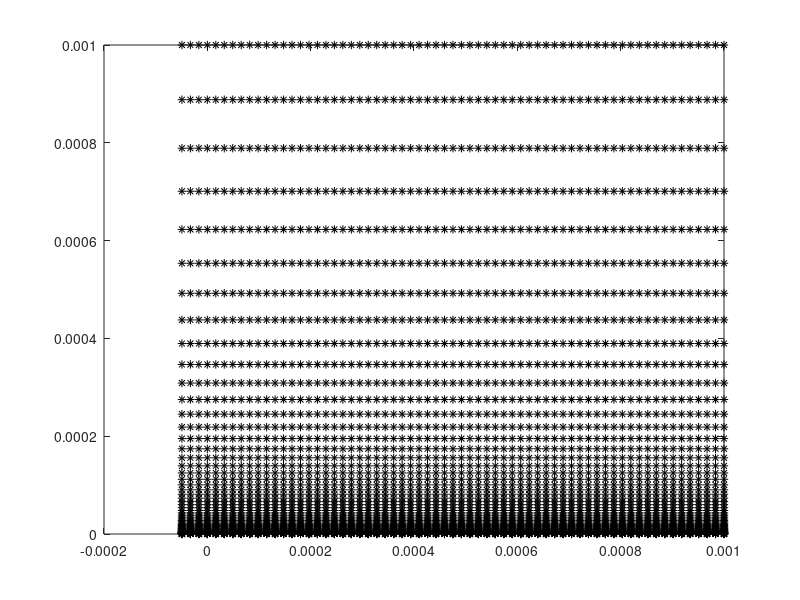

This chart was generated by the following MATLAB code: (Note: this script raises an error after producing the figure.)
% -------------------------------------------------------------------------
%
%                          FV2D Mesh Generator
%   Creates geometry and data structures necessary for FV2D Euler solver
%                       
%                     AA 214C, Stanford University
%                       Jacob Crabill  4/21/2014
% -------------------------------------------------------------------------
clear all;

%% ------------------------------------------------------------------------
% Mesh Parameters
% -------------------------------------------------------------------------
plotmesh = true;

% Mesh File Name
meshFile = 'mesh/FlatPlate_Fine';

% Wall-Plus-Bump (true) or flow past wedge (false)
bumpMesh = false;

% Supersonic or no?
supersonic = false;

% Viscous or inviscid?
viscous = true;

% Top/Bottom surface is slip wall (true) or inlet/outlet (false)?
topWall = true;
btmWall = true;

% Overall dimensions
xmin = 0;
ymin = 0;
xmax = .001;
ymax = .001;

% Near-wall fine-mesh params
% -- MacCormack's Mesh --
dymin = 4.4608*10^-7;
yfm = 6E-5; % note: Exact delta value at L/2: 4.461*10^-5
nc_fm = 21; % # of cells in near-wall mesh

% -- flat plate 2 --
% dymin = 9*10^-7;
% yfm = 9*10^-5;
% -- flat plate 3 --
% dymin = 9*10^-7;
% yfm = 2*10^-4;
% nc_fm = 32;
% -- flat plate 3 --
dymin = 1*10^-7;
yfm = 6*10^-5;
nc_fm = 40;

% -- TESTING --
% xmax = 10;
% ymax = 10;
% dymin = 1;
% yfm = 4;
% nc_fm = 5;

% Number of CELLS in mesh (NOT vertices)
nx = 64;
ny = 64;

%% ------------------------------------------------------------------------
% Mesh Generation
% -------------------------------------------------------------------------
% Begin with Cartesian grid, [xi,eta] in range [0,1]
% Scale accordingly to create stretched grid with bump
disp('  Beginning mesh generation...');

% ------------------------------------------
% Create the Mesh
% ------------------------------------------
% Create Cartesian domain with proper # of cells
dxi = 1/nx;
deta = 1/ny;
[XI,ETA] = meshgrid(0:dxi:1,0:deta:1);

% plate stars at xmin (0), with 3 slip-wall cells ahead of plate
nx_plate = nx-3;
nv_plate = nx_plate+1;
dx = xmax/nx_plate;
xmin = -3*dx;
X = XI*(xmax-xmin) + xmin;

% ----------------- Scale the Mesh the McCormack Way -----------------
ymin = 0;
eta1 = linspace(0,1,nc_fm)';

% Scale the near-wall grid by varying gammaY1 until parameters are met
gammaY1 = 3;
Yfm = (yfm-ymin)*(1/(1-exp(gammaY1)))*(1-exp(gammaY1*eta1))+ymin;
Y_1 = Yfm(2)-Yfm(1);  % note that Yfm(1) should be 0

if Y_1 > dymin
    while Y_1 > dymin
        gammaY1 = gammaY1 + .01;
        Yfm = (yfm-ymin)*(1/(1-exp(gammaY1)))*(1-exp(gammaY1*eta1))+ymin;
        Y_1 = Yfm(2)-Yfm(1);
    end
else
    while Y_1 < dymin
        gammaY1 = gammaY1 - .01;
        Yfm = (yfm-ymin)*(1/(1-exp(gammaY1)))*(1-exp(gammaY1*eta1))+ymin;
        Y_1 = Yfm(2)-Yfm(1);
    end
    gammaY1 = gammaY1 + .01;
end
ETA1 = repmat(eta1,[1,nx+1]);
Yfm = (yfm-ymin)*(1/(1-exp(gammaY1)))*(1-exp(gammaY1*ETA1))+ymin;

% Set outer region params
dymin_cm = Yfm(nc_fm,1)-Yfm(nc_fm-1,1); % height of last cell in fine mesh
nc_cm = ny+1 - nc_fm + 1;
eta2 = linspace(0,1,nc_cm)';

% Scale the outer mesh by varying gammaY2 until params are met
gammaY2 = 1;
Ycm = (ymax-yfm)*(1/(1-exp(gammaY2)))*(1-exp(gammaY2*eta2))+yfm;
Y_2 = Ycm(3)-Ycm(2);

if Y_2 > dymin_cm
    while Y_2 > dymin_cm
        gammaY2 = gammaY2 + .01;
        Ycm = (ymax-yfm)*(1/(1-exp(gammaY2)))*(1-exp(gammaY2*eta2))+yfm;
        Y_2 = Ycm(2)-Ycm(1);
    end
else
    while Y_2 < dymin_cm
        gammaY2 = gammaY2 - .01;
        Ycm = (ymax-yfm)*(1/(1-exp(gammaY2)))*(1-exp(gammaY2*eta2))+yfm;
        Y_2 = Ycm(2)-Ycm(1);
    end
    gammaY2 = gammaY2 + .01;
end
ETA2 = repmat(eta2,[1,nx+1]);
Ycm = (ymax-yfm)*(1/(1-exp(gammaY2)))*(1-exp(gammaY2*ETA2))+yfm;

Y(1:nc_fm,:) = Yfm;
Y(nc_fm:ny+1,:) = Ycm;

% Bump!
% Shift the bump up
if bumpMesh
    deltaY = .00002;
    nx_L = 10;
    nx_R = 20;
    xbumpL = X(1,nx_L);
    xbumpR = X(1,nx_R);
    L = xbumpR-xbumpL;
    a = -4*deltaY/(L^2);
    b = -a*L;
    Y(:,nx_L:nx_R) = Y(:,nx_L:nx_R) + ((ymax-Y(:,nx_L:nx_R))/ymax).*(a*(X(:,nx_L:nx_R)-xbumpL).^2 + b*(X(:,nx_L:nx_R)-xbumpL));
end

% Show the mesh vertices
if plotmesh
    plot(X,Y,'k*');
end

% ------------------------------------------
% Setup Mesh Data Storage
% ------------------------------------------
xv = zeros((nx+1)*(ny+1),2);
c2v = zeros(nx*ny,4);
c2nf = ones(nx*ny,1)*4;

% Setup Vertices
nv = 0;
for j=1:(ny+1)
    for i=1:(nx+1)
        nv = nv + 1;
        xv(nv,:) = [X(j,i),Y(j,i)];
    end
end

% Setup Cells
nc = 0;
for i=1:nx
    for j=1:ny
        nc = nc + 1;
        c2v(nc,1) = (j-1)*(nx+1)+i;
        c2v(nc,2) = (j-1)*(nx+1)+i+1;
        c2v(nc,3) = j*(nx+1)+i+1;
        c2v(nc,4) = j*(nx+1)+i;
    end
end
n_cells = size(c2v,1);

% ------------------------------------------
% Setup Boundaries, BC's
% ------------------------------------------
% 1 = subsonic inlet
% 2 = subsonic outlet
% 3 = supersonic inlet
% 4 = supersonic outlet
% 5 = slip wall
% 6 = isothermal no-slip wall
% 7 = adiabatic no-slip wall
n_bnds = 5;
bounds = cell(5);

bounds{1}.name = 'inlet';
bounds{2}.name = 'outlet';
bounds{3}.name = 'top';
bounds{4}.name = 'wall';
bounds{5}.name = 'symmetry'; % pre-leading edge btm srfc

if supersonic
    bounds{1}.tag = 3;  % Inlet
    bounds{2}.tag = 4;  % Outlet
    if topWall
        bounds{3}.tag = 5;  % Top / 'Freestream'
    else
        bounds{3}.tag = 3;  % Top / 'Freestream'
    end
else
    bounds{1}.tag = 1;  % Inlet
    bounds{2}.tag = 2;  % Outlet
    if topWall
        bounds{3}.tag = 5;  % Top / 'Freestream'
    else
        bounds{3}.tag = 1;  % Top / 'Freestream'
    end
end

% Bottom / Wall

if btmWall
    if viscous
        %btmBC = 6;  % Isothermal Wall
        btmBC = 7;  % Adiabatic Wall
    else
        btmBC = 5;  % Slip Wall
    end
    btmBC2 = 5;
else
    if supersonic
        btmBC = 4;
        btmBC2 = 4;
    else
        btmBC = 2;
        btmBC2 = 2;
    end
end

bounds{4}.tag = btmBC;  % adiabatic wall
bounds{5}.tag = btmBC2; % slip wall / symmetry plane

bounds{1}.pts = 1:(nx+1):((nx+1)*ny+1);
bounds{2}.pts = (nx+1):(nx+1):((nx+1)*(ny+1));
bounds{3}.pts = (1:(nx+1))+ny*(nx+1);
bounds{4}.pts = 4:(nx+1); % flat plate
bounds{5}.pts = 1:4;      % symmetry ahead of plate

%% ------------------------------------------------------------------------
% Mesh Pre-Processing
% -------------------------------------------------------------------------
% To be done on any mesh that comes in (not just generated in-place)
% ------------------------------------------
% Setup Edges
% ------------------------------------------
max_nf = max(c2nf);
e2v = zeros(nx*ny*max_nf,2);
e2c1 = -1*ones(nx*ny*max_nf,1);
c2e1 = -1*ones(nx*ny*max_nf,1);
c2e = -1*ones(nx*ny*max_nf,2);

ne = 0;
for ic = 1:n_cells
    for k=1:c2nf(ic)
        if k == c2nf(ic)
            kp = 1;
        else
            kp = k + 1;
        end
        ne = ne + 1;
        e2v(ne,:) = c2v(ic,[k,kp]);
        e2c1(ne) = ic;
        c2e1(ic,k) = ne;
    end
end

e2v1 = sort(e2v,2);
% ia = indicies of the first unique row in e2v1
% iE = indicies of e2v which map to each row of e2v1
[e2v,~,iE] = unique(e2v1,'rows');

% ------------------------------------------
% Setup Internal & Boundary Edge Lists
% ------------------------------------------
e2c = zeros(size(e2v));
bnde = zeros(length(e2v),1);  % boundary interfaces
inte = zeros(length(e2v),1);  % internal interfaces
bc = zeros(length(e2v),1);    % boundary conditions
n_bnd_edges = 0; n_int_edges = 0; n_edges = length(e2v);
for i=1:size(iE,1)
    if iE(i) ~= -1
        ie = find(iE==iE(i));
        if length(ie) > 2
            error(['More than 2 cells for edge ',i]);
        elseif length(ie) == 2
            % internal edge which has not yet been added
            %e2c(iE(i),:) = [e2c1(ie(1)),e2c1(ie(2))];
            n_int_edges = n_int_edges + 1;
            inte(n_int_edges) = iE(i);
        elseif length(ie) == 1
            % boundary edge
            for k = 1:n_bnds
                ib1 = find(bounds{k}.pts == e2v(iE(i),1));
                ib2 = find(bounds{k}.pts == e2v(iE(i),2));
                if numel(ib1) > 0 && numel(ib2) > 0
                    n_bnd_edges = n_bnd_edges + 1;
                    bnde(n_bnd_edges) = iE(i);
                    bc(n_bnd_edges) = bounds{k}.tag;
                    break;
                end
            end
        end
        iE(iE==iE(i)) = -1;
    end
end
% adding in ghost cells
n_ghost_cells = n_bnd_edges;
n_cells_total = n_cells+n_ghost_cells;

% ------------------------------------------
% Setup Edge Normals
% ------------------------------------------
unorm = zeros(n_edges,2);
dA = zeros(n_edges,1);
for ie=1:n_edges
    dx = xv(e2v(ie,2),1) - xv(e2v(ie,1),1);
    dy = xv(e2v(ie,2),2) - xv(e2v(ie,1),2);
    theta = atan2(dy,dx);
    S = sin(theta); C = cos(theta);
    dA(ie) = sqrt(dx^2+dy^2);
    unorm(ie,:) = [S,-C]; % n_hat to 'right' of edge looking from 1-2
end

% ------------------------------------------
% Setup Cell-To-Edge
% ------------------------------------------
% Also Match cell OUTWARD normal direction to edge normal direction (+/- 1)
% Since edge normal points to 'right' of edge, outward normal corresponds
% to c2v(ic,i) < c2v(ic,i+1)  [CCW ordering]
c2n = zeros(n_cells_total,max_nf);
for ic = 1:n_cells
    for j = 1:max_nf
        if j>c2nf(ic)
            %c2e(ic,j) = n_edges+1; % this ain't gonna work
            error('triangles not yet working, sorry!');
        else
            jp1 = j+1;
            if j==c2nf(ic), jp1=1; end;

            if c2v(ic,j) < c2v(ic,jp1)
                c2n(ic,j) = 1;
                edge = [c2v(ic,j),c2v(ic,jp1)];
            else
                c2n(ic,j) = -1;
                edge = [c2v(ic,jp1),c2v(ic,j)];
            end

            ie1 = find(e2v(:,1)==edge(1));
            ie2 = find(e2v(ie1,2)==edge(2));
            if length(ie2) > 1
                error('Edge appears more than twice in e2v!');
            elseif numel(ie2) == 0
                error('Cell edge not found in e2v!');
            end
            ie = ie1(ie2);
            if ie < 0
                error('invalid edge number!');
            end
            c2e(ic,j) = ie;

            if c2n(ic,j) > 0
                e2c(ie,1) = ic;
            else
                e2c(ie,2) = ic;
            end
        end
    end
end

% ------------------------------------------
% Cleanup - Remove Padding from all arrays
% ------------------------------------------
% c2n, unorm sizes set properly to begin with
if length(c2e) > n_cells
    c2e(n_cells+1:length(c2e),:) = [];
end
if length(c2v) > n_cells
    c2v(n_cells+1:length(c2v),:) = [];
end
if length(e2c) > n_edges
    e2c(n_edges+1:length(e2c),:) = [];
end
if length(e2v) > n_edges
    e2v(n_edges+1:length(e2v),:) = [];
end
if length(bnde) > n_bnd_edges
    bnde(n_bnd_edges+1:length(bnde),:) = [];
end
if length(inte) > n_int_edges
    inte(n_int_edges+1:length(inte),:) = [];
end

% Throw in ghost cells, as well, to c2e (remaining 'ghost edges' to be
% added later)
c2e = [c2e; zeros(n_ghost_cells,4)];
c2e((n_cells+1):n_cells_total,1) = bnde;

% ------------------------------------------
% Finalize Boundary Edges
% ------------------------------------------
% Set ghost-cell index, and set interior cell to be on "left" of edge. Also
% adjust c2n accordingly. If g.c. already on right, just assign it an ID.
for ie = 1:n_bnd_edges
    if e2c(bnde(ie),1) == 0
        e2c(bnde(ie),:) = fliplr(e2c(bnde(ie),:)); % set g.c. to right side
        e2c(bnde(ie),2) = n_cells+ie;                  % assign g.c. index
        unorm(bnde(ie),:) = - unorm(bnde(ie),:);       % flip edge normal
        ic = e2c(bnde(ie),1);
        lfid = find(c2e(ic,:)==bnde(ie));    % find local face id within cell
        if isempty(lfid) 
            error('edge touches cell but cell does not have that edge!')
        end
        c2n(ic,lfid) = -c2n(ic,lfid);  % flip cell normal
    else
        e2c(bnde(ie),2) = n_cells+ie;  % assign ghost cell index
    end
	c2n(e2c(bnde(ie),2),1) = -1;    % reverse g.c. normal (since pointing into cell)
end

% ------------------------------------------
% Setup Ghost Cells
% ------------------------------------------
% Ghost cells always on 'right' of boundary edges
e2c(bnde,2) = n_cells + (1:n_bnd_edges)';
gc2v = zeros(n_ghost_cells,4);
gc2v(:,1:2) = e2v(bnde,:);

% ------------------------------------------
% Setup Cell-To-Cell
% ------------------------------------------
c2c = zeros(n_cells_total,max_nf);

ic = (1:n_cells)';
for j = 1:max_nf
    % Get the neighboring cell (index of each row of e2c != each ic)
    ICN = e2c(c2e(ic,j),:);
    ICN1 = find((ICN(:,1)-ic)~=0);
    ICN2 = find((ICN(:,2)-ic)~=0);
    ic2 = zeros(size(ic));
    ic2(ICN1) = ICN(ICN1,1);
    ic2(ICN2) = ICN(ICN2,2);

    ic1 = ic(ic2~=0);  % 'main' cell  (cell "i")
    ic2 = ic2(ic2~=0); % neighboring cell  (cell "j")
    
    c2c(ic1,j) = ic2;
end

% Take care of ghost cells - find interior cell neighbor.  This will be the
% first cell listed in 'c2c'
for ic=1:n_ghost_cells
    ic1 = e2c(bnde(ic),:);
    ic1 = ic1(ic1~=(ic+n_cells));
    c2c(ic+n_cells,1) = ic1;
end

% Take care of neighboring ghost cells (each g.c. has 1 or 2 neighbors).
% These will be the 2nd and 3rd entried in 'c2c'
c2nf = [c2nf; ones(n_ghost_cells,1)];
gc2v = gc2v(:,1:2);
for ic=1:n_ghost_cells
    [ic1,~] = find(gc2v==gc2v(ic,1));
    [ic2,~] = find(gc2v==gc2v(ic,2));
    if length(ic1) == 2
        ic1 = ic1(ic1~=ic);
        if c2c(ic+n_cells,1) ~= c2c(ic1+n_cells,1)
            c2nf(n_cells+ic) = c2nf(n_cells+ic) + 1;
            c2c(n_cells+ic,c2nf(n_cells+ic)) = ic1+n_cells;
        end
    end
    if length(ic2) == 2
        ic2 = ic2(ic2~=ic);
        if c2c(ic+n_cells,1) ~= c2c(ic2+n_cells,1)
            c2nf(n_cells+ic) = c2nf(n_cells+ic) + 1;
            c2c(n_cells+ic,c2nf(n_cells+ic)) = ic2+n_cells;
        end
    end
end

% Setup remaining ghost cell vertices
% Extrapolate along edge normal by distance equal to interior cell's width
%   2               1
%   X ============= X  <-- existing boundary edge & points
%   |               | 
%   |               | 
%   |       o       | 
%   |               | 
%   |               | 
%   x ------------- x  <-- ghost points created through extrapolation
%   3               4
gc2v = [gc2v,zeros(size(gc2v))];
gcxv = zeros(n_ghost_cells*2,2);
nv = 0;
for ic = 1:n_ghost_cells
    icn = c2c(n_cells+ic,1); % neighboring interior cell
    % find out which face of interior cell matches ghost cell
    i_face = find(c2c(icn,:) == n_cells+ic);
    if i_face == c2nf(icn)
        jfp = 1;
    else
        jfp = i_face + 1;
    end
    if i_face == 1
        jfm = c2nf(icn);
    else
        jfm = i_face - 1;
    end
    
    % see if existing nodes (1-2) are CW or CCW as seen from g.c. center
    gxv1 = xv(e2v(bnde(ic),1),:);
    gxv2 = xv(e2v(bnde(ic),2),:);
    
    xyc = (gxv1 + gxv1)/2 + unorm(bnde(ic),:);
    dx1 = [gxv1 - xyc, 0];
    dx2 = [gxv1 - xyc, 0];
    if cross(dx1,dx2) > 0   % already in CCW order
        gc2v(ic,3) = nv+1;
        gcxv(nv+1,:) = gxv2 + unorm(bnde(ic),:)*dA(c2e(icn,jfm));
        gc2v(ic,4) = nv+2;        
        gcxv(nv+2,:) = gxv1 + unorm(bnde(ic),:)*dA(c2e(icn,jfp));
    else                    % not in CCW order - flip
        gc2v(ic,1:2) = fliplr(gc2v(ic,1:2));
        gc2v(ic,3) = nv+1;
        gcxv(nv+1,:) = gxv1 + unorm(bnde(ic),:)*dA(c2e(icn,jfm));
        gc2v(ic,4) = nv+2;        
        gcxv(nv+2,:) = gxv2 + unorm(bnde(ic),:)*dA(c2e(icn,jfp));
    end 
    nv = nv + 2;    
end

% Merge ghost-cell vertices which should be shared between cells
GXV = inf*ones(size(gcxv));
gvtag = zeros(n_ghost_cells,2);
nv = 0;
for ic = 1:n_ghost_cells
    gv1 = gc2v(ic,1);
    gv2 = gc2v(ic,2);
    icn1 = find(gc2v(:,2)==gv1);
    icn2 = find(gc2v(:,1)==gv2);
    
    % for point 1, need to merge point 4 with point 3 of cell icn1
    % (If not done so already)
    % Also, is cell icn1 actually a neighbor, or is it around a corner?
    if ~isempty(icn1) && ~isempty(find(c2c(ic+n_cells,:)==icn1+n_cells, 1))
        if gvtag(icn1,1)<1 && gvtag(ic,2)<1
            gv4 = gc2v(ic,4);
            gv3 = gc2v(icn1,3);
            GXV(nv+1,:) = (gcxv(gv3,:)+gcxv(gv4,:))/2;
            gc2v(ic,4) = nv+1;
            gc2v(icn1,3) = nv+1;
            nv = nv + 1;
            % Mark the nodes as merged so we don't repeat the process
            gvtag(icn1,1) = 1;  % 1 / 2 corresponds to node 3 / 4 of cell
            gvtag(ic,2) = 1;            
        end
    else
        gv4 = gc2v(ic,4);
        GXV(nv+1,:) = gcxv(gv4,:);
        gc2v(ic,4) = nv+1;
        gvtag(ic,2) = 1;
        nv = nv + 1;
    end
    
    % for point 2, need to merge point 3 with point 4 of cell icn2
    % Also, is cell icn2 actually a neighbor, or is it around a corner?
    if ~isempty(icn2) && ~isempty(find(c2c(ic+n_cells,:)==icn2+n_cells, 1))
        if gvtag(icn2,2)<1 && gvtag(ic,1)<1
            gv4 = gc2v(icn2,4);
            gv3 = gc2v(ic,3);
            GXV(nv+1,:) = (gcxv(gv3,:)+gcxv(gv4,:))/2;
            gc2v(ic,3) = nv+1;
            gc2v(icn2,4) = nv+1;
            nv = nv + 1;
            % Mark the nodes as merged so we don't repeat the process
            gvtag(ic,1) = 1;
            gvtag(icn1,2) = 1; 
        end
    else
        % Keep the vertex as-is in the current ghost cell
        gv3 = gc2v(ic,3);
        GXV(nv+1,:) = gcxv(gv3,:);
        gc2v(ic,3) = nv+1;
        gvtag(ic,1) = 1;
        nv = nv + 1;
    end
end
% Convert ghost vertex indices to full-vertex-list indices
n_verts = length(xv);
gc2v(:,3:4) = gc2v(:,3:4) + n_verts;
% Trim down GXV to only final (merged) vertices
n_ghost_verts = nv;
n_verts_total = n_verts + n_ghost_verts;
GXV(nv+1:length(GXV),:) = [];

% ------------------------------------------
% Get list of ghost-cell edges & related info
% ------------------------------------------
ge2v = zeros(n_ghost_cells*3,2);
ge2c1 = zeros(n_ghost_cells*3,2);
gc2e1 = zeros(n_ghost_cells,3); % skipping bnde edges (already have 'em)

ne = 0;
for ic = 1:n_ghost_cells
    ne = ne + 1;
    ge2v(ne,:) = gc2v(ic,2:3);
    gc2e1(ic,1) = ne;
    
    ne = ne + 1;
    ge2v(ne,:) = gc2v(ic,3:4);
    gc2e1(ic,2) = ne;
    
    ne = ne + 1;
    ge2v(ne,:) = gc2v(ic,[4,1]);
    gc2e1(ic,3) = ne;    
end

% Remove padding from end
ge2v((ne+1):(n_ghost_cells*3),:) = [];

ge2v1 = sort(ge2v,2);
% ia = indicies of the first occurance of each unique row in ge2v1
% iE = indicies of ge2v which map to each row of ge2v1
[ge2v,ia,iE] = unique(ge2v1,'rows');

ic=(1:n_ghost_cells)';
gc2e = gc2e1;
for j=1:3
    gc2e(ic,j) = iE(gc2e1(ic,j));
end
gc2e = gc2e + n_edges; % convert to total-mesh indices
gc2e = [bnde,gc2e];    % combine known bnde edges + new ghost edges

% ------------------------------------------
% Merge ghost-cell vertices & edges with the rest
% ------------------------------------------
n_edges = length(e2v);
n_ghost_edges = length(ge2v);
n_edges_total = n_edges + n_ghost_edges;

xv = [xv;GXV];
c2v = [c2v;gc2v];
% ghost cells were actually part of c2e already, sort of... remove them!
c2e(n_cells+1:n_cells_total,:) = [];
c2e = [c2e;gc2e];
e2v = [e2v;ge2v];
c2nf(n_cells+1:n_cells_total) = 4;

% ------------------------------------------
% Vertices-to-cells (incl. ghost cells)
% ------------------------------------------
max_c_per_v = 20;
nv = length(xv);
v2c = zeros(nv,max_c_per_v);
v2nc = zeros(nv,1);
for i=1:nv
    [r,~] = find(c2v==i);
    %[rg,~] = find(gc2v(:,1:2)==i);
    %nr = length(r);
    %nrg = length(rg);
    
    v2c(i,1:length(r)) = r;
    %if nrg > 0
    %    rg = rg+n_cells;
    %    v2c(i,(nr+1):(nr+nrg)) = rg;
    %end
    %v2nc(i) = nr + nrg;
    v2nc(i) = length(r);
end
max_nc = max(v2nc);
v2c(:,max_nc+1:max_c_per_v) = [];

% ------------------------------------------
% Vertices-to-# of edges (incl. ghost edges?)
% ------------------------------------------
v2ne = zeros(n_verts_total,1);
for iv=1:n_verts_total
    v2ne(iv) = length(find(e2v==iv));
end

% ------------------------------------------
% Vertices to Edges, Vertices to Vertices
% ------------------------------------------
v2e = zeros(n_verts_total,max(v2ne));
v2v = zeros(n_verts_total,max(v2ne));
for iv=1:n_verts_total
    [ie1,~] = find(e2v==iv);
    v2e(iv,1:length(ie1)) = ie1;
    iv1 = e2v(ie1,:);
    iv1 = iv1(iv1~=iv);
    v2v(iv,1:length(ie1)) = iv1;
end

% ------------------------------------------
% Setup Edge-To-Local-Face
% ------------------------------------------
% Local face id (between 1:max_nf) for each of e2c
e2f = zeros(n_edges,2);
% e2f1 = zeros(n_edges,2);

ie = (1:n_edges)';
ic1 = e2c(ie,1);
ic2 = e2c(ie,2);

IE = repmat(ie,[1,max_nf]);

[r1,c1] = find(c2e(ic1,:)-IE == 0);
R1C1 = sortrows([r1,c1]);
[r2,c2] = find(c2e(ic2,:)-IE == 0);
R2C2 = sortrows([r2,c2]);

e2f(:,1) = R1C1(:,2);
e2f(:,2) = R2C2(:,2);

% % try 2
% for ic=1:n_cells_total
%     for j=1:c2nf(ic)
%         if c2e(ic,j)<=n_edges
%             if e2c(c2e(ic,j),1)==ic
%                 k = 1;
%             elseif e2c(c2e(ic,j),2)==ic
%                 k = 2;
%             else
%                 error('!!!');
%             end
%             e2f(c2e(ic,j),k) = j;
%         end
%     end
% end

% ------------------------------------------
% Separate each B.C. for vectorization
% ------------------------------------------
ie_sub_in = bnde(bc==1);
ie_sub_out = bnde(bc==2);
ie_sup_in = bnde(bc==3);
ie_sup_out = bnde(bc==4);
ie_slip_wall = bnde(bc==5);
ie_isothermal_wall = bnde(bc==6);
ie_adiabatic_wall = bnde(bc==7);

n_sub_in = length(ie_sub_in);
n_sub_out = length(ie_sub_out);
n_sup_in = length(ie_sup_in);
n_sup_out = length(ie_sup_out);
n_slip_wall = length(ie_slip_wall);
n_isothermal_wall = length(ie_isothermal_wall);
n_adiabatic_wall = length(ie_adiabatic_wall);

% ------------------------------------------
% Find Cell-Centers, Edge-Centers
% ------------------------------------------
% Ghost Cells
%gXYV = reshape([xv(gc2v(:,1:2),:);GXV(gc2v(:,3:4),:)],n_ghost_cells,4,2);
%gXYC = squeeze(mean(gXYV,2));
% center of each cell (including ghost cells)
XYV = reshape(xv(c2v,:),n_cells_total,max_nf,2);
XYC = squeeze(mean(XYV,2));
%XYC = [XYC;gXYC];
% center of each edge
XYV = reshape(xv(e2v,:),n_edges_total,2,2);
XYE = squeeze(mean(XYV,2));

%dXE = zeros(n_cells,max_nf,2);
dXE = zeros(2,max_nf,n_cells_total);
ic = (1:n_cells)';
for j = 1:max_nf
    dXE(:,j,:) = (XYE(c2e(:,j),:) - XYC(:,:))';
end

% ------------------------------------------
% Calculate Cell Areas
% ------------------------------------------
% Note: ghost cells a little different; nodes not necessarily ordered CCW
Area = zeros(n_cells_total,1);
for ic = 1:n_cells_total
    for j = 1:max_nf
        if j==1
            jm1 = c2nf(ic);
        else
            jm1 = j-1;
        end        
        if j>=c2nf(ic)
            jp1 = mod(j,c2nf(ic))+1;
        else
            jp1 = j+1;
        end
        Area(ic) = Area(ic) + xv(c2v(ic,j),1)*(xv(c2v(ic,jp1),2)-xv(c2v(ic,jm1),2));
    end
end
Area = abs(Area); % required thanks to ghost cell non-standard-ness

% ------------------------------------------
% Calculate dual-control-volume face areas
% ------------------------------------------
% Lengths of lines connecting cell centers across each edge
% ('real' edges only)
ic1 = e2c(:,1);
ic2 = e2c(:,2);
dA2 = sqrt(sum((XYC(ic2,:)-XYC(ic1,:)).^2,2));

% ------------------------------------------
% Calculate dual-control-volume cell areas
% ------------------------------------------
Area2 = zeros(n_verts,1);
x = zeros(4,2);
for iv=1:n_verts
    ic = v2c(iv,:);
    ic = ic(ic>0);
    Area2(iv) = sum(Area(ic)./c2nf(ic));
end

% ------------------------------------------
% Match up ghost nodes to corresponding interior node
% ------------------------------------------
n_bnd_verts = n_verts_total - n_verts;
n_bnd_edges = n_edges_total - n_edges;

% Ghost vertex to corresponding (mirror) interior vertex
gv2iv = zeros(n_bnd_verts,1);
% Ghost vertex to boundary condition of connected boundary edge
gv2bc = zeros(n_bnd_verts,1);
gv2be = zeros(n_bnd_verts,1);
for iv=1:n_bnd_verts
    % Find ghost cell (doesn't matter which) touching the ghost node
    icg = v2c(iv+n_verts,1);
    % Find the boundary edge of that ghost cell (index of bnde)
    bie = find(e2c(bnde,2)==icg);
    % Find connected vertex which lies on boundary
    vlist = v2v(iv+n_verts,:);
    ive = find(vlist<=n_verts);
    ive = ive(vlist(ive)>0);
    ive = v2v(iv+n_verts,ive);
    % Boundary condition of edge --> apply to ghost node
    gv2bc(iv) = bc(bie);
    gv2be(iv) = bnde(bie);
    
    % Now find the correct interior point
    % (look at cell across boundary edge and find non-boundary point to 
    %  left/right of the boundary point previously found)
    ie = bnde(bie);  % Global edge index
    ici = e2c(ie,1);
    k = find(c2v(ici,:)==ive);
    if isempty(k)
        error('sumthins wrong!');
    end
    
    if k==c2nf(ici)
        kp1 = 1;
    else
        kp1 = k+1;
    end
    if k==1
        km1 = c2nf(ici);
    else
        km1 = k-1;
    end
    
    if c2v(ici,kp1)==e2v(ie,1) || c2v(ici,kp1)==e2v(ie,2)
        % point is on bnde; wrong direction, grab other point
        gv2iv(iv) = c2v(ici,km1);
    else
        gv2iv(iv) = c2v(ici,kp1);
    end
end

ivi = [0,0];
ivg = [0,0];
for ie=1:n_bnd_edges
    ici = e2c(ie,1);
    icg = e2c(ie,2);
    iv1 = e2v(ie,1);
    iv2 = e2v(ie,2);
    
    ki=0;
    kg=0;
    for j=1:4
        iv0 = c2v(ici,j);
        if (iv0~=iv1) && (iv0~=iv2) % not on the boundary edge
            ki = ki + 1;
            ivi(ki) = iv0;
        end
        iv0 = c2v(icg,j);
        if (iv0~=iv1) && (iv0~=iv2) % not on the boundary edge
            kg = kg + 1;
            ivg(kg) = iv0;
        end
    end
end

save(meshFile,'xv','c2v','c2e','e2c','c2c','e2f','c2nf','e2v','c2n',...
    'unorm','dA','Area','XYC','XYE','dXE','bnde','inte','ie_sub_in','n_sub_in',...
    'ie_sub_out','n_sub_out','ie_sup_in','n_sup_in','ie_sup_out','n_sup_out',...
    'ie_slip_wall','n_slip_wall','ie_adiabatic_wall','n_adiabatic_wall',...
    'ie_isothermal_wall','n_isothermal_wall','n_cells','n_cells_total',...
    'n_edges','n_edges_total','bounds','bc','v2c','v2nc','v2ne','v2e','v2v','n_verts',...
    'n_bnd_edges','n_int_edges','max_nf','xmin','xmax','ymin','ymax',...
    'gv2iv','gv2bc','gv2be','dA2','Area2');

disp('  Mesh generation complete!');
disp(['  Mesh saved to ',meshFile,'.']);